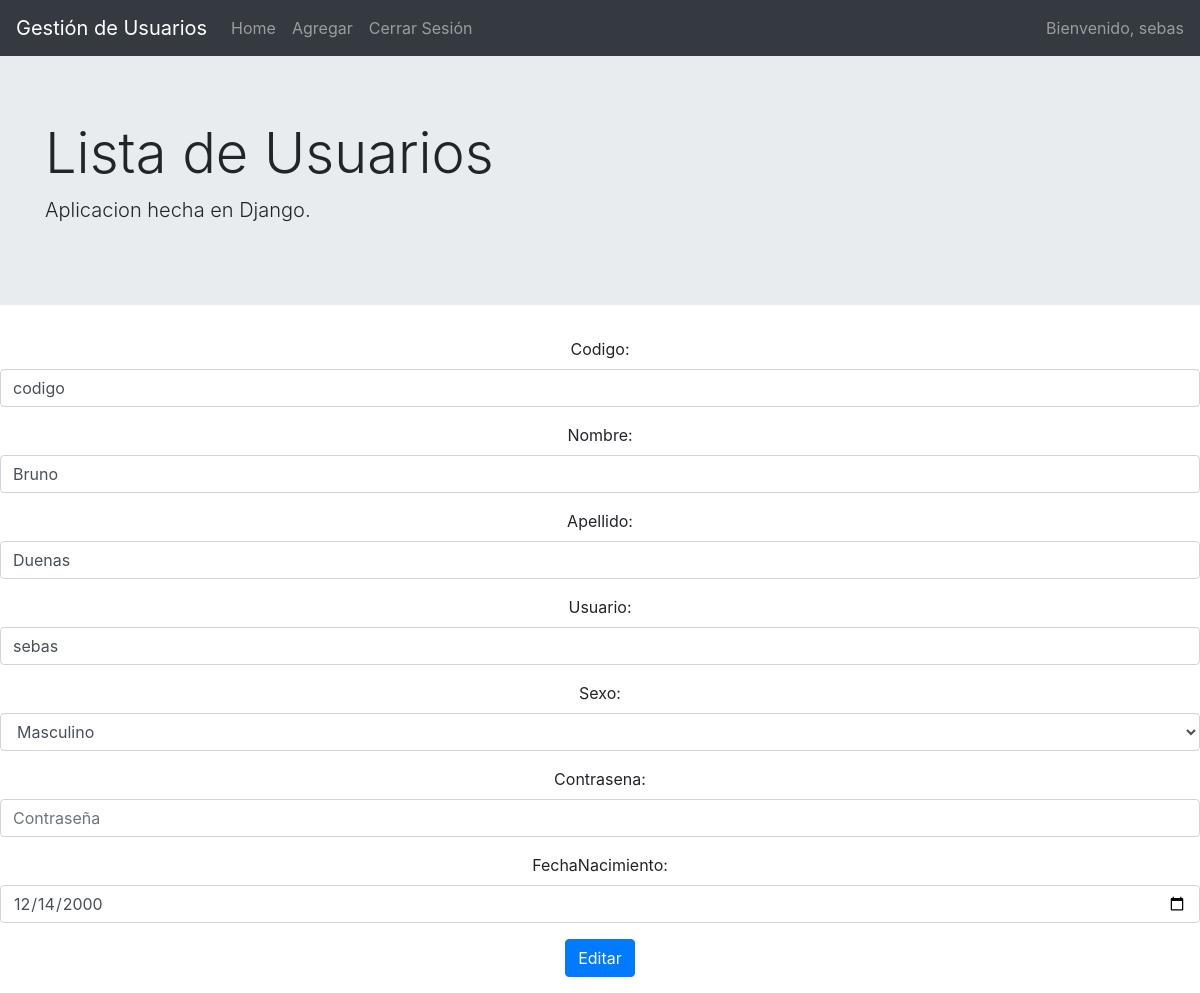
/update/2/ (signed in), run on the app's committed database.
### CRUD/Apps/GestionUsuarios/models.py (models this page shows, shortened)
class Usuario(models.Model):
    codigo = models.CharField(max_length=6)
    Nombre = models.CharField(max_length=40)
    Apellido = models.CharField(max_length=40)
    FechaNacimiento = models.DateField()
    Usuario = models.CharField(max_length=40)
    SEXOS = (('F', 'Femenino'), ('M', 'Masculino'))
    Sexo = models.CharField(max_length=1, choices=SEXOS, default='M')
    Contrasena = models.CharField(max_length=20)

### CRUD/Apps/GestionUsuarios/views.py (the view)
# urls.py: path('update/<int:usuario_id>/', views.update, name='update'),
def update(request, usuario_id):
    usuario = Usuario.objects.get(id=usuario_id)
    if request.method == 'POST':
        form = UsuarioForm(request.POST, instance=usuario)
        if form.is_valid():
            form.save()
            return redirect('home')
    else:
        form = UsuarioForm(instance=usuario)
    context = {'form': form}
    return render(request, 'GestionUsuarios/update.html', context)

### CRUD/Apps/GestionUsuarios/forms.py
class UsuarioForm(forms.ModelForm):
    class Meta:
        model = Usuario
        fields = ('codigo',
                  'Nombre',
                  'Apellido',
                  'Usuario',
                  'Sexo',
                  'Contrasena',
                  'FechaNacimiento')
        widgets = {
            'codigo': forms.TextInput(attrs={'class': 'form-control', 'placeholder': '#'}),
            'Nombre': forms.TextInput(attrs={'class': 'form-control', 'placeholder': 'Nombre'}),
            'Apellido': forms.TextInput(attrs={'class': 'form-control', 'placeholder': 'Apellido'}),
            'Usuario': forms.TextInput(attrs={'class': 'form-control', 'placeholder': 'Usuario'}),
            'Sexo': forms.Select(attrs={'class': 'form-control', 'placeholder': 'Sexo'}),
            'Contrasena': forms.PasswordInput(attrs={'class': 'form-control', 'placeholder': 'Contraseña'}),
            'FechaNacimiento': forms.DateInput(
        format=('%Y-%m-%d'),
        attrs={'class': 'form-control',
               'placeholder': 'Select a date',
               'type': 'date'
              }),
        }

### CRUD/Apps/GestionUsuarios/templates/GestionUsuarios/update.html (shortened to what this page needs)
{% extends 'GestionUsuarios/layout.html' %}
{% block content %}
{% if request.session.Usuario %}
<div class="form-group" align="center">
        <form method="post">
    {{ form.as_p }}
    <button type="submit" class="btn btn-primary">Editar</button>
        </form>
</div>
{% else %}
<h1>No tienes acceso</h1>
{% endif %}
{% endblock %}

### CRUD/Apps/GestionUsuarios/templates/GestionUsuarios/layout.html (shortened to what this page needs)
<!doctype html>
<html lang="en">
  <head>
    <link rel="stylesheet" href="https://cdn.jsdelivr.net/npm/bootstrap@4.5.3/dist/css/bootstrap.min.css">
      <nav class="navbar navbar-expand-lg navbar-dark bg-dark">
         <a class="navbar-brand" href="#">Gestión de Usuarios</a>
    <div class="collapse navbar-collapse" id="navbarNavAltMarkup">
    <div class="navbar-nav">
      <a class="nav-link" href="{% url 'home' %}">Home</a>
      <a class="nav-link" href="{% url 'add' %}">Agregar</a>
      <a class="nav-link" href="{% url 'logout' %}">Cerrar Sesión</a>
    </div>
  </div>
          <span class="navbar-text">Bienvenido, {{ request.session.Usuario }}
    </span>
</nav>
      <div class="jumbotron jumbotron-fluid">
        <div class="container">
            <h1 class="display-4">Lista de Usuarios</h1>
            <p class="lead">Aplicacion hecha en Django.</p>
        </div>
      </div>
      {% block content %}
      {% endblock %}
  </head>
</html>

### data on the page
Usuario: session.Usuario "sebas", codigo "codigo", Nombre "Bruno", Apellido "Duenas", Usuario "sebas", Sexo "Masculino", FechaNacimiento "12/14/2000"
